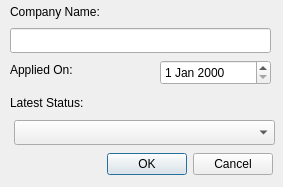
<?xml version="1.0" encoding="UTF-8"?>
<ui version="4.0">
 <class>AddEntryDialog</class>
 <widget class="QDialog" name="AddEntryDialog">
  <property name="windowModality">
   <enum>Qt::ApplicationModal</enum>
  </property>
  <property name="geometry">
   <rect>
    <x>0</x>
    <y>0</y>
    <width>283</width>
    <height>187</height>
   </rect>
  </property>
  <property name="windowTitle">
   <string>Add Entry</string>
  </property>
  <property name="modal">
   <bool>true</bool>
  </property>
  <widget class="QLabel" name="label">
   <property name="geometry">
    <rect>
     <x>10</x>
     <y>5</y>
     <width>261</width>
     <height>16</height>
    </rect>
   </property>
   <property name="text">
    <string>Company Name:</string>
   </property>
   <property name="alignment">
    <set>Qt::AlignLeading|Qt::AlignLeft|Qt::AlignTop</set>
   </property>
  </widget>
  <widget class="QLabel" name="label_2">
   <property name="geometry">
    <rect>
     <x>10</x>
     <y>60</y>
     <width>101</width>
     <height>20</height>
    </rect>
   </property>
   <property name="text">
    <string>Applied On:</string>
   </property>
  </widget>
  <widget class="QLabel" name="label_3">
   <property name="geometry">
    <rect>
     <x>10</x>
     <y>93</y>
     <width>261</width>
     <height>20</height>
    </rect>
   </property>
   <property name="text">
    <string>Latest Status:</string>
   </property>
  </widget>
  <widget class="QLineEdit" name="companyName">
   <property name="geometry">
    <rect>
     <x>10</x>
     <y>28</y>
     <width>261</width>
     <height>25</height>
    </rect>
   </property>
  </widget>
  <widget class="QDateEdit" name="appliedOnDate">
   <property name="geometry">
    <rect>
     <x>160</x>
     <y>60</y>
     <width>111</width>
     <height>25</height>
    </rect>
   </property>
  </widget>
  <widget class="QComboBox" name="latestStatus">
   <property name="geometry">
    <rect>
     <x>14</x>
     <y>120</y>
     <width>261</width>
     <height>25</height>
    </rect>
   </property>
  </widget>
  <widget class="QDialogButtonBox" name="buttonBox">
   <property name="geometry">
    <rect>
     <x>80</x>
     <y>150</y>
     <width>193</width>
     <height>29</height>
    </rect>
   </property>
   <property name="standardButtons">
    <set>QDialogButtonBox::Cancel|QDialogButtonBox::Ok</set>
   </property>
  </widget>
 </widget>
 <resources/>
 <connections/>
</ui>
